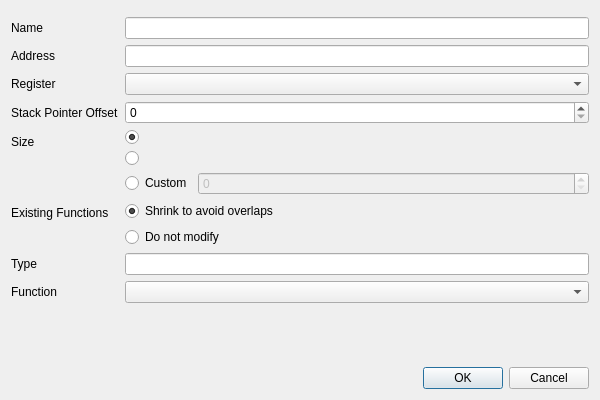
<?xml version="1.0" encoding="UTF-8"?>
<ui version="4.0">
 <class>NewSymbolDialog</class>
 <widget class="QDialog" name="NewSymbolDialog">
  <property name="geometry">
   <rect>
    <x>0</x>
    <y>0</y>
    <width>600</width>
    <height>400</height>
   </rect>
  </property>
  <property name="sizePolicy">
   <sizepolicy hsizetype="Minimum" vsizetype="Minimum">
    <horstretch>0</horstretch>
    <verstretch>0</verstretch>
   </sizepolicy>
  </property>
  <property name="minimumSize">
   <size>
    <width>300</width>
    <height>200</height>
   </size>
  </property>
  <property name="maximumSize">
   <size>
    <width>600</width>
    <height>400</height>
   </size>
  </property>
  <property name="windowTitle">
   <string>Dialog</string>
  </property>
  <layout class="QVBoxLayout" name="verticalLayout">
   <item>
    <widget class="QTabBar" name="storageTabBar" native="true"/>
   </item>
   <item>
    <layout class="QFormLayout" name="form">
     <item row="0" column="0">
      <widget class="QLabel" name="nameLabel">
       <property name="text">
        <string>Name</string>
       </property>
      </widget>
     </item>
     <item row="0" column="1">
      <widget class="QLineEdit" name="nameLineEdit"/>
     </item>
     <item row="1" column="0">
      <widget class="QLabel" name="addressLabel">
       <property name="text">
        <string>Address</string>
       </property>
      </widget>
     </item>
     <item row="1" column="1">
      <widget class="QLineEdit" name="addressLineEdit"/>
     </item>
     <item row="2" column="0">
      <widget class="QLabel" name="registerLabel">
       <property name="text">
        <string>Register</string>
       </property>
      </widget>
     </item>
     <item row="2" column="1">
      <widget class="QComboBox" name="registerComboBox"/>
     </item>
     <item row="3" column="0">
      <widget class="QLabel" name="stackPointerOffsetLabel">
       <property name="text">
        <string>Stack Pointer Offset</string>
       </property>
      </widget>
     </item>
     <item row="3" column="1">
      <widget class="QSpinBox" name="stackPointerOffsetSpinBox">
       <property name="maximum">
        <number>268435456</number>
       </property>
      </widget>
     </item>
     <item row="4" column="0">
      <widget class="QLabel" name="sizeLabel">
       <property name="text">
        <string>Size</string>
       </property>
      </widget>
     </item>
     <item row="4" column="1">
      <layout class="QVBoxLayout" name="sizeLayout">
       <item>
        <widget class="QRadioButton" name="fillExistingFunctionRadioButton">
         <property name="text">
          <string/>
         </property>
         <property name="checked">
          <bool>true</bool>
         </property>
         <attribute name="buttonGroup">
          <string notr="true">sizeButtonGroup</string>
         </attribute>
        </widget>
       </item>
       <item>
        <widget class="QRadioButton" name="fillEmptySpaceRadioButton">
         <property name="text">
          <string/>
         </property>
         <property name="checked">
          <bool>false</bool>
         </property>
         <attribute name="buttonGroup">
          <string notr="true">sizeButtonGroup</string>
         </attribute>
        </widget>
       </item>
       <item>
        <layout class="QHBoxLayout" name="customSizeLayout">
         <item>
          <widget class="QRadioButton" name="customSizeRadioButton">
           <property name="sizePolicy">
            <sizepolicy hsizetype="Maximum" vsizetype="Fixed">
             <horstretch>0</horstretch>
             <verstretch>0</verstretch>
            </sizepolicy>
           </property>
           <property name="text">
            <string>Custom</string>
           </property>
           <attribute name="buttonGroup">
            <string notr="true">sizeButtonGroup</string>
           </attribute>
          </widget>
         </item>
         <item>
          <widget class="QSpinBox" name="customSizeSpinBox">
           <property name="enabled">
            <bool>false</bool>
           </property>
           <property name="readOnly">
            <bool>false</bool>
           </property>
           <property name="maximum">
            <number>268435456</number>
           </property>
           <property name="singleStep">
            <number>4</number>
           </property>
          </widget>
         </item>
        </layout>
       </item>
      </layout>
     </item>
     <item row="5" column="0">
      <widget class="QLabel" name="existingFunctionsLabel">
       <property name="text">
        <string>Existing Functions</string>
       </property>
      </widget>
     </item>
     <item row="5" column="1">
      <layout class="QVBoxLayout" name="existingFunctionsLayout">
       <item>
        <widget class="QRadioButton" name="shrinkExistingRadioButton">
         <property name="text">
          <string>Shrink to avoid overlaps</string>
         </property>
         <property name="checked">
          <bool>true</bool>
         </property>
         <attribute name="buttonGroup">
          <string notr="true">existingFunctionsButtonGroup</string>
         </attribute>
        </widget>
       </item>
       <item>
        <widget class="QRadioButton" name="doNotModifyExistingRadioButton">
         <property name="text">
          <string>Do not modify</string>
         </property>
         <attribute name="buttonGroup">
          <string notr="true">existingFunctionsButtonGroup</string>
         </attribute>
        </widget>
       </item>
      </layout>
     </item>
     <item row="6" column="0">
      <widget class="QLabel" name="typeLabel">
       <property name="text">
        <string>Type</string>
       </property>
      </widget>
     </item>
     <item row="6" column="1">
      <widget class="QLineEdit" name="typeLineEdit"/>
     </item>
     <item row="7" column="0">
      <widget class="QLabel" name="functionLabel">
       <property name="text">
        <string>Function</string>
       </property>
      </widget>
     </item>
     <item row="7" column="1">
      <widget class="QComboBox" name="functionComboBox">
       <property name="sizePolicy">
        <sizepolicy hsizetype="Expanding" vsizetype="Fixed">
         <horstretch>0</horstretch>
         <verstretch>0</verstretch>
        </sizepolicy>
       </property>
       <property name="maximumSize">
        <size>
         <width>16777215</width>
         <height>16777215</height>
        </size>
       </property>
      </widget>
     </item>
    </layout>
   </item>
   <item>
    <layout class="QHBoxLayout" name="horizontalLayout">
     <item>
      <widget class="QLabel" name="errorMessage">
       <property name="sizePolicy">
        <sizepolicy hsizetype="MinimumExpanding" vsizetype="Preferred">
         <horstretch>0</horstretch>
         <verstretch>0</verstretch>
        </sizepolicy>
       </property>
       <property name="styleSheet">
        <string notr="true">color: red</string>
       </property>
       <property name="text">
        <string/>
       </property>
       <property name="wordWrap">
        <bool>true</bool>
       </property>
      </widget>
     </item>
     <item>
      <widget class="QDialogButtonBox" name="buttonBox">
       <property name="sizePolicy">
        <sizepolicy hsizetype="Minimum" vsizetype="Fixed">
         <horstretch>0</horstretch>
         <verstretch>0</verstretch>
        </sizepolicy>
       </property>
       <property name="orientation">
        <enum>Qt::Horizontal</enum>
       </property>
       <property name="standardButtons">
        <set>QDialogButtonBox::Cancel|QDialogButtonBox::Ok</set>
       </property>
      </widget>
     </item>
    </layout>
   </item>
  </layout>
 </widget>
 <customwidgets>
  <customwidget>
   <class>QTabBar</class>
   <extends>QWidget</extends>
   <header location="global">QtWidgets/QTabBar</header>
   <container>1</container>
  </customwidget>
 </customwidgets>
 <resources/>
 <connections>
  <connection>
   <sender>buttonBox</sender>
   <signal>accepted()</signal>
   <receiver>NewSymbolDialog</receiver>
   <slot>accept()</slot>
   <hints>
    <hint type="sourcelabel">
     <x>248</x>
     <y>254</y>
    </hint>
    <hint type="destinationlabel">
     <x>157</x>
     <y>274</y>
    </hint>
   </hints>
  </connection>
  <connection>
   <sender>buttonBox</sender>
   <signal>rejected()</signal>
   <receiver>NewSymbolDialog</receiver>
   <slot>reject()</slot>
   <hints>
    <hint type="sourcelabel">
     <x>316</x>
     <y>260</y>
    </hint>
    <hint type="destinationlabel">
     <x>286</x>
     <y>274</y>
    </hint>
   </hints>
  </connection>
 </connections>
 <buttongroups>
  <buttongroup name="sizeButtonGroup"/>
  <buttongroup name="existingFunctionsButtonGroup"/>
 </buttongroups>
</ui>
